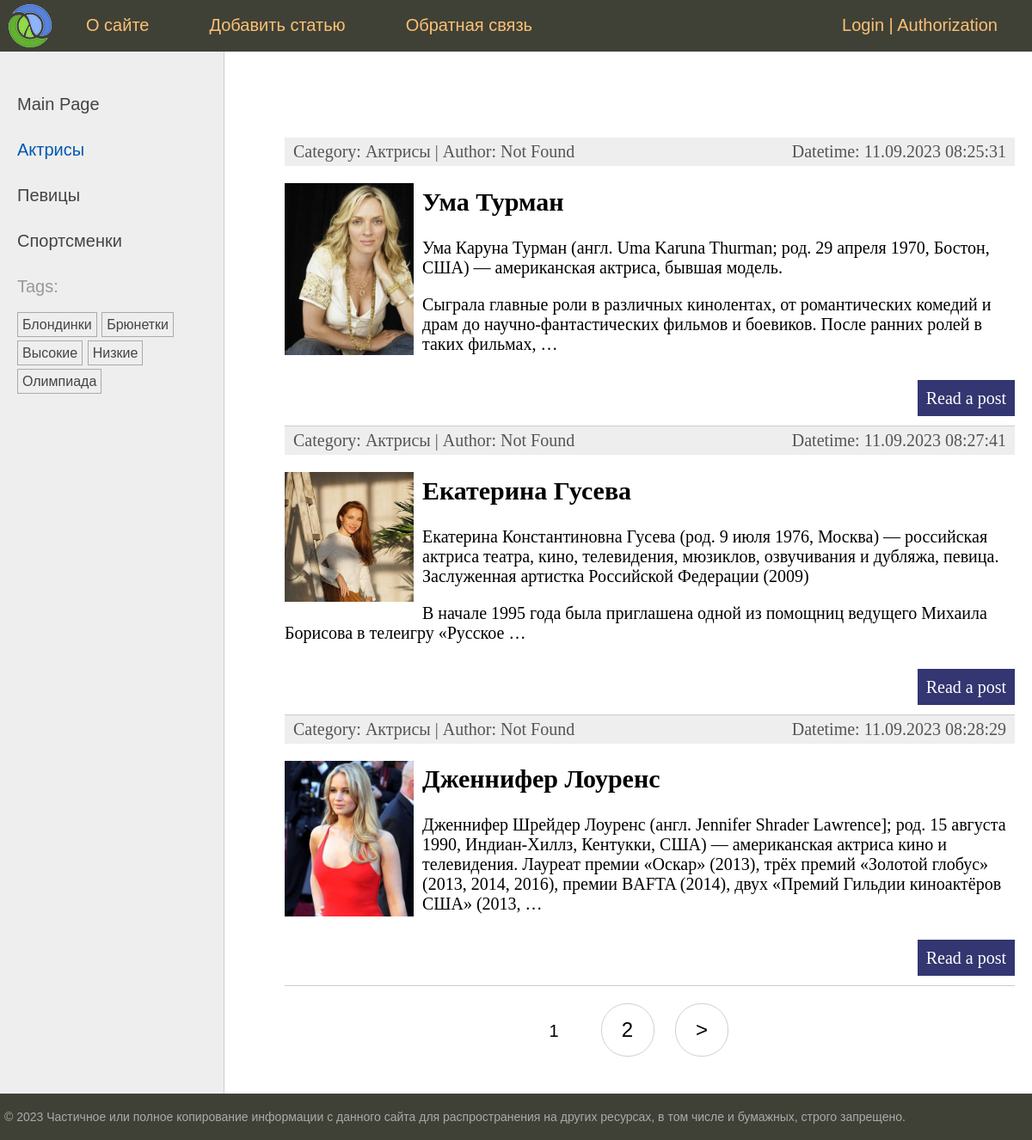
Screenshot of /category/aktrisy/ with the database file from the repository.
### man/models.py (models this page shows, shortened)
class Category(models.Model):
    name = models.CharField(max_length=100, db_index=True, verbose_name='category')
    slug = models.SlugField(max_length=255, unique=True, db_index=True)
    class Meta:
        verbose_name = 'CATEGORY'
        verbose_name_plural = 'CATEGORIES'
    def get_absolute_url(self):
        return reverse('category', kwargs={'cat_slug': self.slug})

class TagPost(models.Model):
    tag = models.CharField(max_length=100, db_index=True)
    slug = models.SlugField(max_length=255, unique=True, db_index=True)
    def get_absolute_url(self):
        return reverse('tag', kwargs={'tag_slug': self.slug})

class Man(models.Model):
    class Status(models.IntegerChoices):
        DRAFT = 0, 'Chernovik'
        PUBLISHED = 1, 'Opublikovano'
    title = models.CharField(max_length=255, verbose_name='TITLE')
    slug = models.SlugField(max_length=255, unique=True, db_index=True,
                            validators=[
                               MinLengthValidator(5, message='Minimum 5 simbols'),
                               MaxLengthValidator(100, message='Maximum 100 simbols'),
                            ])
    photo = models.ImageField(upload_to='photos/%Y/%m/%d/', default=None, blank=True, null=True, verbose_name='photka')
    content = models.TextField(blank=True)
    time_create = models.DateTimeField(auto_now_add=True, verbose_name='DATE CREATED')
    time_update = models.DateTimeField(auto_now=True)
    is_active = models.BooleanField(choices=tuple(map(lambda x: (bool(x[0]), x[1]), Status.choices)), default=Status.DRAFT, verbose_name='STATUS')
    cat = models.ForeignKey('Category', on_delete=models.PROTECT, related_name='posts')
    tags = models.ManyToManyField('TagPost', blank=True, related_name='tags')
    husband = models.OneToOneField('Husband', on_delete=models.SET_NULL, null=True, blank=True, related_name='wuman')
    author = models.ForeignKey(get_user_model(), on_delete=models.SET_NULL, related_name='posts', null=True, default=None)
    objects = models.Manager()
    published = PublishedManager()
    class Meta:
        verbose_name = 'Popular Mans'
        verbose_name_plural = 'Popular Mans'
        ordering = ['-time_create']
        indexes = [
            models.Index(fields=['-time_create'])
        ]
    def get_absolute_url(self):
        return reverse('post', kwargs={'post_slug': self.slug})

### man/views.py (the view)
# urls.py: path('category/<slug:cat_slug>/', views.ManCategory.as_view(), name='category'),
class ManCategory(DataMixin, ListView):
    template_name = 'man/index.html'
    context_object_name = 'posts'
    allow_empty = False
    paginate_by = 3
    def get_queryset(self):
        return Man.published.filter(cat__slug=self.kwargs['cat_slug']).select_related('cat')
    def get_context_data(self, **kwargs):
        context = super().get_context_data(**kwargs)
        cat = context['posts'][0].cat
        return self.get_mixin_context(context, title=f'Category - {cat.name}', cat_selected=cat.pk)

### man/models.py (called while the page is built)
    def get_queryset(self):
        return super().get_queryset().filter(is_active=Man.Status.PUBLISHED)

### man/templatetags/man_tags.py (called while the page is built)
@register.inclusion_tag('man/list_categories.html')
def show_categories(cat_selected=0):
    cats = Category.objects.annotate(total=Count("posts")).filter(total__gt=0)
    return {'cats': cats, 'cat_selected': cat_selected}

@register.inclusion_tag('man/list_tags.html')
def show_all_tags():
    return {'tags': TagPost.objects.annotate(total=Count("tags")).filter(total__gt=0)}

### man/utils.py (called while the page is built)
    def get_mixin_context(self, context, **kwargs):
        context['cat_selected'] = None
        context.update(kwargs)
        return context

### users/context_processors.py (called while the page is built)
def get_man_context(request):
    return {'mainmenu': menu}

### man/templates/man/index.html (shortened to what this page needs)
{% extends 'base.html' %}
{% block content %}
<ul class="list-articles">
	{% for p in posts %}
			<li>
				<div class="article-panel">
					<p class="first">Category: {{ p.cat.name }} | Author: {{ p.author.username|default:"Not Found" }}</p>
					<p class="last">Datetime: {{ p.time_update|date:"d.m.Y H:i:s" }}</p>
				</div>
				{% if p.photo %}
				<p><img src="{{p.photo.url}}" class="img-article-left thumb"></p>
				{% endif %}
				<h2>{{p.title}}</h2>
    {% autoescape off %}
	{{p.content|linebreaks|truncatewords:40}}
    {% endautoescape %}
			<p class="link-read-post"><a href="{{ p.get_absolute_url }}">Read a post</a></p>
			</li>
	{% endfor %}
</ul>
{% endblock %}
{% block navigation %}
{% if page_obj.has_other_pages %}
<nav class="list-pages">
	<ul>
		{%for p in paginator.page_range%}
		{% if page_obj.number == p %}
		<li class="page-num page-num-selected">{{ p }}</li>
		{% elif p >= page_obj.number|add:-2 and p <= page_obj.number|add:2 %}
			<li class="page-num">
				<a href="?page={{p}}">{{p}}</a>
			</li>
		{% endif %}
		{% endfor %}
		{% if page_obj.has_next %}
		<li class="page-num">
			<a href="?page={{page_obj.next_page_number}}">&gt;</a>
		</li>
		{% endif %}
	</ul>
</nav>
{% endif %}
{% endblock %}

### man/templates/man/list_categories.html
{% for cat in cats %}
{% if cat.id == cat_selected %}
<li class="selected">{{cat.name}}</li>
{% else %}
<li><a href="{{ cat.get_absolute_url }}">{{cat.name}}</a></li>
{% endif %}
{% endfor %}

### man/templates/man/list_tags.html
{% if tags %}
    <p>Tags:</p>
    <ul class="tags-list">
        {% for t in tags %}
        <li><a href="{{t.get_absolute_url}}">{{t.tag}}</a></li>
        {% endfor %}
    </ul>
{% endif %}

### man/static/man/css/styles.css (style rules this page uses)
html, body { font-family: 'Arial'; margin: 0; padding: 0; height: 100%; width: 100%; color: #444; }
a { color: #0059b2; text-decoration: none; }
img { max-width: 600px; height: auto; }
img.img-article-left { max-width: 300px; height: auto; float: left; padding: 0 10px 10px 0; }
img.img-article-left.thumb { max-width: 150px; height: auto; }
p.link-read-post { text-align: right; }
p.link-read-post a { padding: 10px; min-width: 100px; background: #333671; color: #fff; text-decoration: none; }
div.article-panel { background: #eee; padding: 5px 10px 5px 10px; box-sizing: border-box; overflow: hidden; color: #555; }
div.article-panel p.first { margin: 0; float: left; }
div.article-panel p.last { margin: 0; float: right; }
ul.list-articles { list-style: none; margin: 0; padding: 0; }
ul.list-articles li { border-bottom: 1px solid #ccc; }
.left-chapters ul { width: 230px; margin: 0; padding: 20px 10px 10px 20px; list-style: none; font-size: 20px; }
.left-chapters ul li { margin: 30px 0 0 0; color: #999; }
.left-chapters ul li.selected { color: #0059b2; }
.left-chapters ul li a { color: #444; text-decoration: none; }
ul.tags-list { width: 100%; margin: 0; padding: 0; list-style: none; }
ul.tags-list li { margin: 0; padding: 0 0 10px; display: inline-block; }
ul.tags-list li a { padding: 5px; font-size: 16px; border: 1px solid #aaa; }
.list-pages { text-align: center; margin: 0 0 20px 0; }
.list-pages ul { margin: 20px 0 0 0; padding: 0; list-style: none; }
.list-pages ul li { display: inline-block; margin: 0 20px 0 0; }
.list-pages a { color: #000; font-size: 24px; text-decoration: none; }
.list-pages .page-num, .page-num-selected { display: inline-block; width: 60px; height: 44px; padding: 16px 0 0 0; border: 1px solid #d0d0d0; border-radius: 30px; }
.list-pages .page-num-selected { border: none; color: #000; font-size: 20px; }

### rows the page displays
Category: name "Актрисы"
Category: name "Певицы"
Category: name "Спортсменки"
TagPost: tag "Блондинки"
TagPost: tag "Брюнетки"
TagPost: tag "Высокие"
TagPost: tag "Низкие"
TagPost: tag "Олимпиада"
Man: cat.name "Актрисы", author.username "Not Found", time_update "11.09.2023 08:25:31", photo (picture), title "Ума Турман", content "Ума Каруна Турман (англ. Uma Karuna Thurman; род. 29 апреля 1970, Бостон, США) — американская актриса, бывшая модель. Сыграла главные роли в различных кинолентах, от романтических комедий и драм до научно-фантастических фильмов и боевиков. После ранних ролей в таких фильмах, …"
Man: cat.name "Актрисы", author.username "Not Found", time_update "11.09.2023 08:27:41", photo (picture), title "Екатерина Гусева", content "Екатерина Константиновна Гусева (род. 9 июля 1976, Москва) — российская актриса театра, кино, телевидения, мюзиклов, озвучивания и дубляжа, певица. Заслуженная артистка Российской Федерации (2009) В начале 1995 года была приглашена одной из помощниц ведущего Михаила Борисова в телеигру «Русское …"
Man: cat.name "Актрисы", author.username "Not Found", time_update "11.09.2023 08:28:29", photo (picture), title "Дженнифер Лоуренс", content "Дженнифер Шрейдер Лоуренс (англ. Jennifer Shrader Lawrence]; род. 15 августа 1990, Индиан-Хиллз, Кентукки, США) — американская актриса кино и телевидения. Лауреат премии «Оскар» (2013), трёх премий «Золотой глобус» (2013, 2014, 2016), премии BAFTA (2014), двух «Премий Гильдии киноактёров США» (2013, …"

### other values shown
{{ m.title }} "О сайте" "Добавить статью" "Обратная связь"
{{ p }} "1"
{{ p }} "2"
